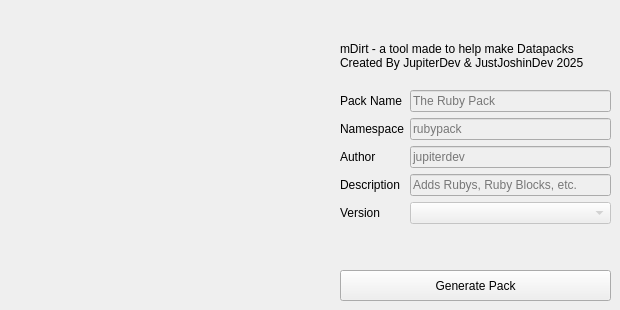
    <widget class="QWidget" name="packDetailsTab">
     <attribute name="title">
      <string>Datapack Details</string>
     </attribute>
     <widget class="QWidget" name="formLayoutWidget">
      <property name="geometry">
       <rect>
        <x>340</x>
        <y>90</y>
        <width>271</width>
        <height>141</height>
       </rect>
      </property>
      <layout class="QFormLayout" name="formLayout">
       <item row="0" column="0">
        <widget class="QLabel" name="packNameLabel">
         <property name="text">
          <string>Pack Name</string>
         </property>
        </widget>
       </item>
       <item row="0" column="1">
        <widget class="QLineEdit" name="packName">
         <property name="enabled">
          <bool>false</bool>
         </property>
         <property name="placeholderText">
          <string>The Ruby Pack</string>
         </property>
        </widget>
       </item>
       <item row="1" column="0">
        <widget class="QLabel" name="packNamespaceLabel">
         <property name="text">
          <string>Namespace</string>
         </property>
        </widget>
       </item>
       <item row="1" column="1">
        <widget class="QLineEdit" name="packNamespace">
         <property name="enabled">
          <bool>false</bool>
         </property>
         <property name="placeholderText">
          <string>rubypack</string>
         </property>
        </widget>
       </item>
       <item row="2" column="0">
        <widget class="QLabel" name="packAuthorLabel">
         <property name="text">
          <string>Author</string>
         </property>
        </widget>
       </item>
       <item row="2" column="1">
        <widget class="QLineEdit" name="packAuthor">
         <property name="enabled">
          <bool>false</bool>
         </property>
         <property name="placeholderText">
          <string>jupiterdev</string>
         </property>
        </widget>
       </item>
       <item row="3" column="0">
        <widget class="QLabel" name="packDescriptionLabel">
         <property name="text">
          <string>Description</string>
         </property>
        </widget>
       </item>
       <item row="3" column="1">
        <widget class="QLineEdit" name="packDescription">
         <property name="enabled">
          <bool>false</bool>
         </property>
         <property name="placeholderText">
          <string>Adds Rubys, Ruby Blocks, etc.</string>
         </property>
        </widget>
       </item>
       <item row="4" column="0">
        <widget class="QLabel" name="packVersionLabel">
         <property name="text">
          <string>Version</string>
         </property>
        </widget>
       </item>
       <item row="4" column="1">
        <widget class="QComboBox" name="packVersion">
         <property name="enabled">
          <bool>false</bool>
         </property>
        </widget>
       </item>
      </layout>
     </widget>
     <widget class="QPushButton" name="packGenerate">
      <property name="geometry">
       <rect>
        <x>340</x>
        <y>270</y>
        <width>271</width>
        <height>31</height>
       </rect>
      </property>
      <property name="toolTip">
       <string>&lt;html&gt;&lt;head/&gt;&lt;body&gt;&lt;p&gt;Generates the Data &amp;amp; Resource packs, adding your cool stuff!&lt;/p&gt;&lt;/body&gt;&lt;/html&gt;</string>
      </property>
      <property name="text">
       <string>Generate Pack</string>
      </property>
     </widget>
     <widget class="QLabel" name="titleLabel">
      <property name="geometry">
       <rect>
        <x>340</x>
        <y>30</y>
        <width>271</width>
        <height>51</height>
       </rect>
      </property>
      <property name="text">
       <string>mDirt - a tool made to help make Datapacks
Created By JupiterDev &amp; JustJoshinDev 2025</string>
      </property>
     </widget>
    </widget>
